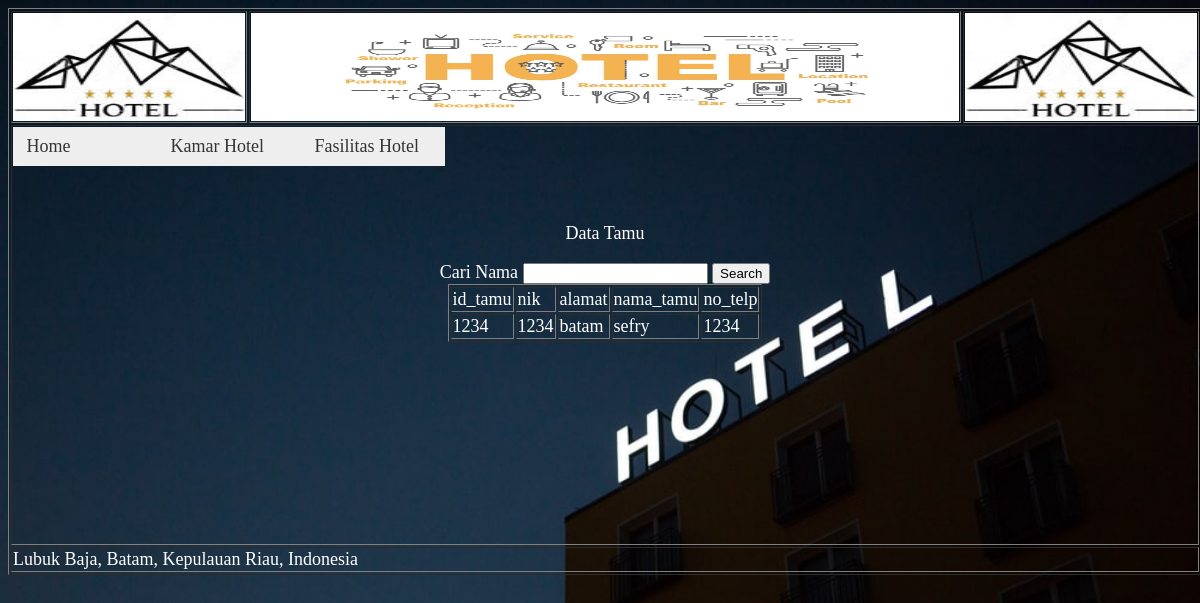
Page /tamucari.php?nama=sefry on the committed database.
### tables this page shows
CREATE TABLE IF NOT EXISTS `tamu` (
  `id_tamu` varchar(10) NOT NULL,
  `nik` varchar(20) NOT NULL,
  `alamat` varchar(50) NOT NULL,
  `nama_tamu` char(30) NOT NULL,
  `no_telp` varchar(20) NOT NULL,
  PRIMARY KEY (`id_tamu`)
);

### tamucari.php (the view, shortened to what this page needs)
<?php require_once('Connections/hotel1.php'); ?>
<?php
if (!function_exists("GetSQLValueString")) {
function GetSQLValueString($theValue, $theType, $theDefinedValue = "", $theNotDefinedValue = "")
{
  $theValue = function_exists("mysql_real_escape_string") ? mysql_real_escape_string($theValue) : mysql_escape_string($theValue);
  switch ($theType) {
    case "text":
      $theValue = ($theValue != "") ? "'" . $theValue . "'" : "NULL";
      break;
  }
  return $theValue;
}
}
$query_tamu = "SELECT * FROM tamu";
$tamu = mysql_query($query_tamu, $hotel1) or die(mysql_error());
$totalRows_tamu = mysql_num_rows($tamu);$colname_tamu = "-1";
if (isset($_GET['nama'])) {
  $colname_tamu = $_GET['nama'];
}
$query_tamu = sprintf("SELECT * FROM tamu WHERE nama_tamu = %s", GetSQLValueString($colname_tamu, "text"));
$tamu = mysql_query($query_tamu, $hotel1) or die(mysql_error());
$row_tamu = mysql_fetch_assoc($tamu);
$totalRows_tamu = mysql_num_rows($tamu);
?>
<!DOCTYPE html PUBLIC "-//W3C//DTD XHTML 1.0 Transitional//EN" "http://www.w3.org/TR/xhtml1/DTD/xhtml1-transitional.dtd">
<html xmlns="http://www.w3.org/1999/xhtml">
<head>
<link href="SpryAssets/SpryMenuBarHorizontal.css" rel="stylesheet" type="text/css" />
</head>
<body>
<table width="1124" height="561" border="1" align="center">
  <tr>
    <td width="109" height="88"><img src="image/logo.jpg" width="232" height="108" /></td>
    <td width="755"><img src="image/banner.jpg" width="708" height="108" /></td>
    <td width="109"><img src="image/logo.jpg" alt="" width="232" height="108" /></td>
  </tr>
  <tr>
    <td height="416" colspan="3" align="center" valign="top"><ul id="MenuBar1" class="MenuBarHorizontal">
      <li><a href="homeresepsionis.php">Home</a></li>
      <li><a href="kamarhotelresepsionis.php">Kamar Hotel</a></li>
      <li><a href="fasilitashotelresepsionis.php">Fasilitas Hotel</a></li>
    </ul>
      <p>&nbsp;</p>
      <p>&nbsp;</p>
      <p>Data Tamu</p>
      <form id="form1" name="form1" method="get" action="">
        Cari Nama
        <input name="nama" type="text" id="nama" />
        <input type="submit" name="button" id="button" value="Search" />
      </form>
      <?php if ($totalRows_tamu > 0) {  ?>
  <table border="1" align="center">
    <tr>
      <td>id_tamu</td>
      <td>nik</td>
      <td>alamat</td>
      <td>nama_tamu</td>
      <td>no_telp</td>
    </tr>
    <?php do { ?>
      <tr>
        <td><?php echo $row_tamu['id_tamu']; ?></td>
        <td><?php echo $row_tamu['nik']; ?></td>
        <td><?php echo $row_tamu['alamat']; ?></td>
        <td><?php echo $row_tamu['nama_tamu']; ?></td>
        <td><?php echo $row_tamu['no_telp']; ?></td>
      </tr>
      <?php } while ($row_tamu = mysql_fetch_assoc($tamu)); ?>
  </table>
  <?php }  ?>
<p>&nbsp;</p>
<p>&nbsp;</p></td>
  </tr>
  <tr>
    <td colspan="3">Lubuk Baja, Batam, Kepulauan Riau, Indonesia</td>
  </tr>
</table>
</body>
</html>

### SpryAssets/SpryMenuBarHorizontal.css (style rules this page uses)
ul.MenuBarHorizontal { margin: 0; padding: 0; list-style-type: none; font-size: 100%; cursor: default; width: auto; }
ul.MenuBarHorizontal li { margin: 0; padding: 0; list-style-type: none; font-size: 100%; position: relative; text-align: left; cursor: pointer; width: 8em; float: left; }
ul.MenuBarHorizontal a { display: block; cursor: pointer; background-color: #EEE; padding: 0.5em 0.75em; color: #333; text-decoration: none; }

### tamucari.php (style rules this page uses)
body,td,th { font-size: 18px; color: #FFF; }
body { background-color: #D6D6D6; background-image: url(image/bg.jpg); background-size: cover; background-repeat: no-repeat; }

### rows in the picture
tamu: id_tamu "1234", nik "1234", alamat "batam", nama_tamu "sefry", no_telp "1234"
